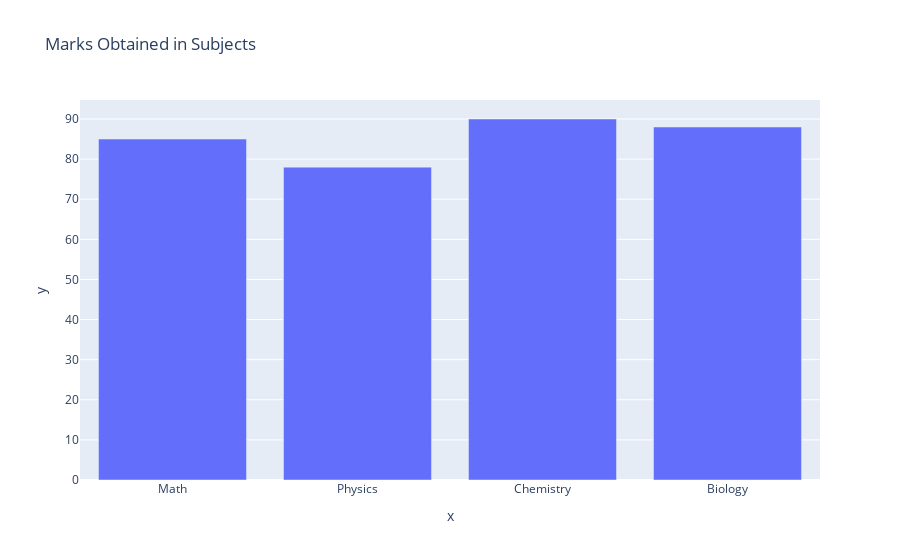

The notebook cell this image was saved under:
### Code cell
# Vertical bar chart

subjects = ['Math', 'Physics', 'Chemistry', 'Biology']
marks = [85, 78, 90, 88]

fig = px.bar(x=subjects, y=marks, title="Marks Obtained in Subjects")
fig.show()

### Figure 1 — Plotly figure (JSON) as saved in the notebook; plotly's stock layout.template omitted (floating-point values rounded to 4 significant figures)
{"data": [{"hovertemplate": "x=%{x}<br>y=%{y}<extra></extra>", "legendgroup": "", "marker": {"color": "#636efa", "pattern": {"shape": ""}}, "name": "", "orientation": "v", "showlegend": false, "textposition": "auto", "type": "bar", "x": ["Math", "Physics", "Chemistry", "Biology"], "xaxis": "x", "y": [85, 78, 90, 88], "yaxis": "y"}], "layout": {"barmode": "relative", "legend": {"tracegroupgap": 0}, "title": {"text": "Marks Obtained in Subjects"}, "xaxis": {"anchor": "y", "domain": [0, 1], "title": {"text": "x"}}, "yaxis": {"anchor": "x", "domain": [0, 1], "title": {"text": "y"}}}}
